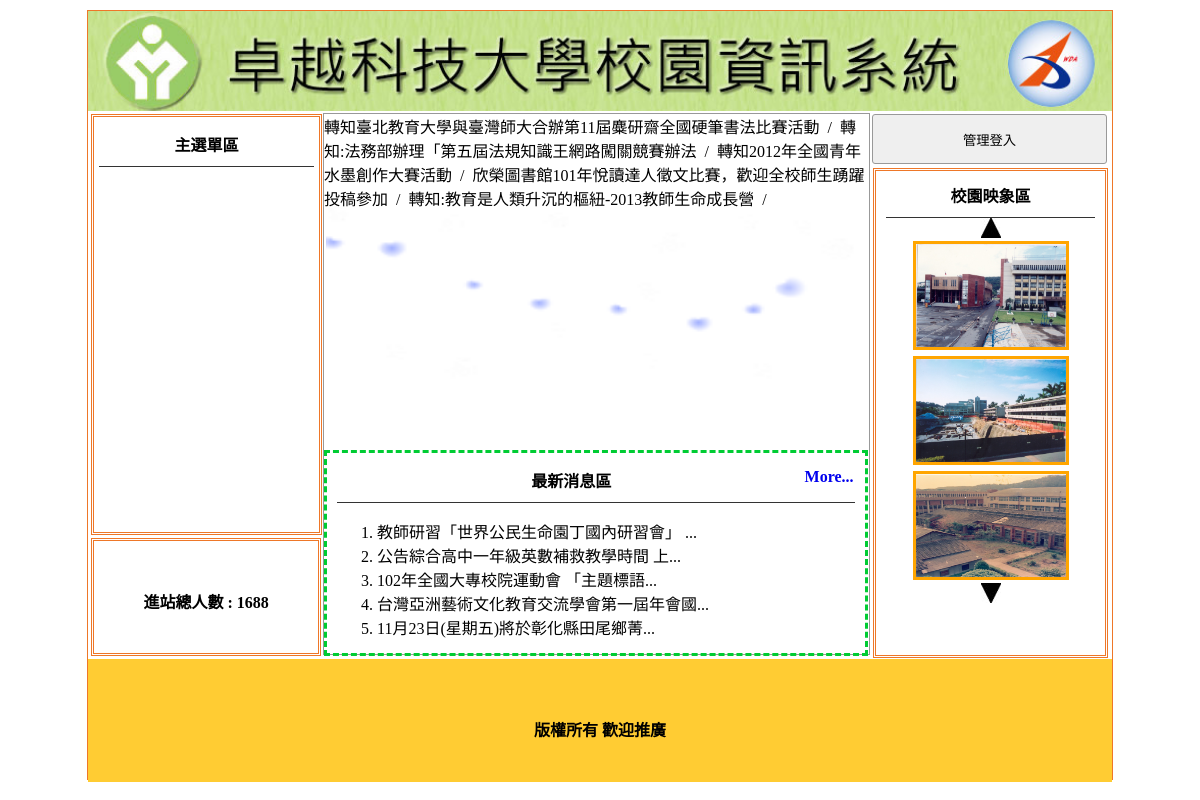
The page / on the database its author committed.
### tables this page shows
CREATE TABLE `titles` (
  `id` int(10) UNSIGNED NOT NULL,
  `img` text NOT NULL,
  `text` text NOT NULL,
  `sh` int(1) UNSIGNED NOT NULL
);

CREATE TABLE `total` (
  `id` int(10) NOT NULL,
  `total` int(10) NOT NULL DEFAULT 0
);

CREATE TABLE `ad` (
  `id` int(10) UNSIGNED NOT NULL,
  `text` text NOT NULL,
  `sh` int(1) UNSIGNED NOT NULL
);

CREATE TABLE `news` (
  `id` int(10) UNSIGNED NOT NULL,
  `text` text NOT NULL,
  `sh` int(1) UNSIGNED NOT NULL
);

CREATE TABLE `image` (
  `id` int(10) UNSIGNED NOT NULL,
  `img` text NOT NULL,
  `sh` int(1) UNSIGNED NOT NULL
);

CREATE TABLE `bottom` (
  `id` int(10) NOT NULL,
  `bottom` text NOT NULL
);

### api/db.php (called while the page is built, shortened)
<?php
class DB{
    protected $dsn = "mysql:host=localhost;charset=utf8;dbname=db13";
    protected $pdo;
    protected $table;
    public function __construct($table)
    {
        $this->table=$table;
        $this->pdo=new PDO($this->dsn,'root','');
    }
    function all( $where = '', $other = '')
    {
        $sql = "select * from `$this->table` ";
        $sql =$this->sql_all($sql,$where,$other);
        return  $this->pdo->query($sql)->fetchAll(PDO::FETCH_ASSOC);
    }
    function count( $where = '', $other = ''){
        $sql = "select count(*) from `$this->table` ";
        $sql=$this->sql_all($sql,$where,$other);
        return  $this->pdo->query($sql)->fetchColumn();
    }
    function find($id)
    {
        $sql = "select * from `$this->table` ";
        if (is_array($id)) {
            $tmp = $this->a2s($id);
            $sql .= " where " . join(" && ", $tmp);
        } else if (is_numeric($id)) {
            $sql .= " where `id`='$id'";
        }
        $row = $this->pdo->query($sql)->fetch(PDO::FETCH_ASSOC);
        return $row;
    }
    private function a2s($array){
        foreach ($array as $col => $value) {
            $tmp[] = "`$col`='$value'";
        }
        return $tmp;
    }
    private function sql_all($sql,$array,$other){
        if (isset($this->table) && !empty($this->table)) {
            if (is_array($array)) {
                if (!empty($array)) {
                    $tmp = $this->a2s($array);
                    $sql .= " where " . join(" && ", $tmp);
                }
            } else {
                $sql .= " $array";
            }
            $sql .= $other;
            return $sql;
        }
    }
}
$Title=new DB('titles');
$Total=new DB('total');
$Bottom=new DB('bottom');
$Ad=new DB('ad');
$Image=new DB('image');
$News=new DB('news');
?>

### index.php (the view, shortened to what this page needs)
<?php include_once './api/db.php';?>
<!DOCTYPE html PUBLIC "-//W3C//DTD XHTML 1.0 Transitional//EN" "http://www.w3.org/TR/xhtml1/DTD/xhtml1-transitional.dtd">
<html xmlns="http://www.w3.org/1999/xhtml"><head><meta http-equiv="Content-Type" content="text/html; charset=UTF-8">
<link href="./css/css.css" rel="stylesheet" type="text/css">
</head>
<body>
	<div id="main">
		<?php
			$title=$Title->find(['sh'=>1]);
		?>
    	<a title="<?=$title['text'];?>" href="index.php">
			<div class="ti" style="background:url(&#39;./img/<?=$title['img'];?>&#39;); background-size:cover;"></div></a>
        	<div id="ms">
             	<div id="lf" style="float:left;">
            		<div id="menuput" class="dbor">
                    	<span class="t botli">主選單區</span>
                    </div>
                    <div class="dbor" style="margin:3px; width:95%; height:20%; line-height:100px;">
                    	<span class="t">進站總人數 : <?=$Total->find(1)['total'];?></span>
                    </div>
        		</div>
				<?php
					$do=$_GET['do']??'main';
					$file="./front/{$do}.php";
					if(file_exists($file)){
						include $file;
					}else{
						include "./front/main.php";
					}
					?>
                                 <div class="di di ad" style="height:540px; width:23%; padding:0px; margin-left:22px; float:left; ">
                	<button style="width:100%; margin-left:auto; margin-right:auto; margin-top:2px; height:50px;" onclick="lo(&#39;?do=login&#39;)">管理登入</button>
                	<div style="width:89%; height:480px;" class="dbor">
                    	<span class="t botli">校園映象區</span>
						<div class="cent" onclick="pp(1)"><img src="./icon/up.jpg" alt=""></div>
						<?php
						$imgs=$Image->all(['sh'=>1]);
						foreach($imgs as $idx => $img){
							?>
						<div id="ssaa<?=$idx;?>" class="im cent">
							<img src="./img/<?=$img['img'];?>" style="width: 150px; height: 103px; border:3px solid orange; margin:3px">
						</div>
						<?php
						}
						?>
						<div class="cent" onclick="pp(2)"><img src="./icon/dn.jpg" alt=""></div>
                    </div>
                </div>
                            </div>
            	<div style="width:1024px; left:0px; position:relative; background:#FC3; margin-top:4px; height:123px; display:block;">
                	<span class="t" style="line-height:123px;"><?=$Bottom->find(1)['bottom'];?></span>
                </div>
    </div>
</body></html>

### front/main.php (shortened to what this page needs)
<div class="di" style="height:540px; border:#999 1px solid; width:53.2%; margin:2px 0px 0px 0px; float:left; position:relative; left:20px;">
<?php include "marquee.php";?>
    <div style="height:32px; display:block;"></div>
    <div style="width:100%; padding:2px; height:290px;">
        <div id="mwww" loop="true" style="width:100%; height:100%;">
        </div>
    </div>
    <div style="width:95%; padding:2px; height:190px; margin-top:10px; padding:5px 10px 5px 10px; border:#0C3 dashed 3px; position:relative;">
        <span class="t botli">最新消息區
            <?php
                if($News->count(['sh'=>1])>5){
                    echo "<a href= '?do=news' style='float:right'>More...</a>";
                }
            ?>
        </span>
        <ul class="ssaa" style="list-style-type:decimal;">
        <?php
            $news=$News->all(['sh'=>1],' limit 5');
            foreach($news as $n){
                echo "<li>";
                echo mb_substr($n['text'],0,20);
                echo "...</li>";
            }
        ?>
        </ul>
    </div>
</div>

### front/marquee.php
<marquee scrolldelay="120" direction="left" style="position:absolute; width:100%; height:40px;">
    <?php
        $ads=$Ad->all(['sh'=>1])    ;
        foreach($ads as $ad){
            echo $ad['text'];
            echo'&nbsp;&nbsp;/&nbsp;&nbsp;';
        }
    ?>
</marquee>

### css/css.css (style rules this page uses)
body { padding:0px; margin:0px; }
#main { width:1024px; height:768px; margin:10px auto 10px auto; border:#EE7728 1px solid; position:relative; }
.ti { width:100%; height:100px; position:relative; background-size:cover; background-repeat:no-repeat; }
.dbor { border:#EE7728 double 3px; margin:1px; padding:2px 10px 2px 10px; }
.t { font-weight:800; display:block; text-align:center; padding:10px 1px 10px 1px; }
.botli { border-bottom:#333 1px solid; }
#lf { height:540px; width:21%; display:inline-block; }
#menuput { width:100%; height:75%; position:relative; padding:5px; display:block; margin: 3px; }
.di { display:inline-block; }
.ad { margin:1px; padding:2px 10px 2px 10px; }
.cent { text-align:center; }
input,button { border:#999 1px solid; border-radius:3px; background:#EFEFEF; padding:5px; margin:3px; }
a { text-decoration: none; }

### rows shown on the page
titles: img (picture)
total: total "1688"
ad: text "轉知臺北教育大學與臺灣師大合辦第11屆麋研齋全國硬筆書法比賽活動"
ad: text "轉知:法務部辦理「第五屆法規知識王網路闖關競賽辦法"
ad: text "轉知2012年全國青年水墨創作大賽活動"
ad: text "欣榮圖書館101年悅讀達人徵文比賽，歡迎全校師生踴躍投稿參加"
ad: text "轉知:教育是人類升沉的樞紐-2013教師生命成長營"
news: text "教師研習「世界公民生命園丁國內研習會」"
news: text "公告綜合高中一年級英數補救教學時間 上"
news: text "102年全國大專校院運動會 「主題標語"
news: text "台灣亞洲藝術文化教育交流學會第一屆年會國"
news: text "11月23日(星期五)將於彰化縣田尾鄉菁"
image: img (picture)
image: img (picture)
image: img (picture)
bottom: bottom "版權所有 歡迎推廣"
